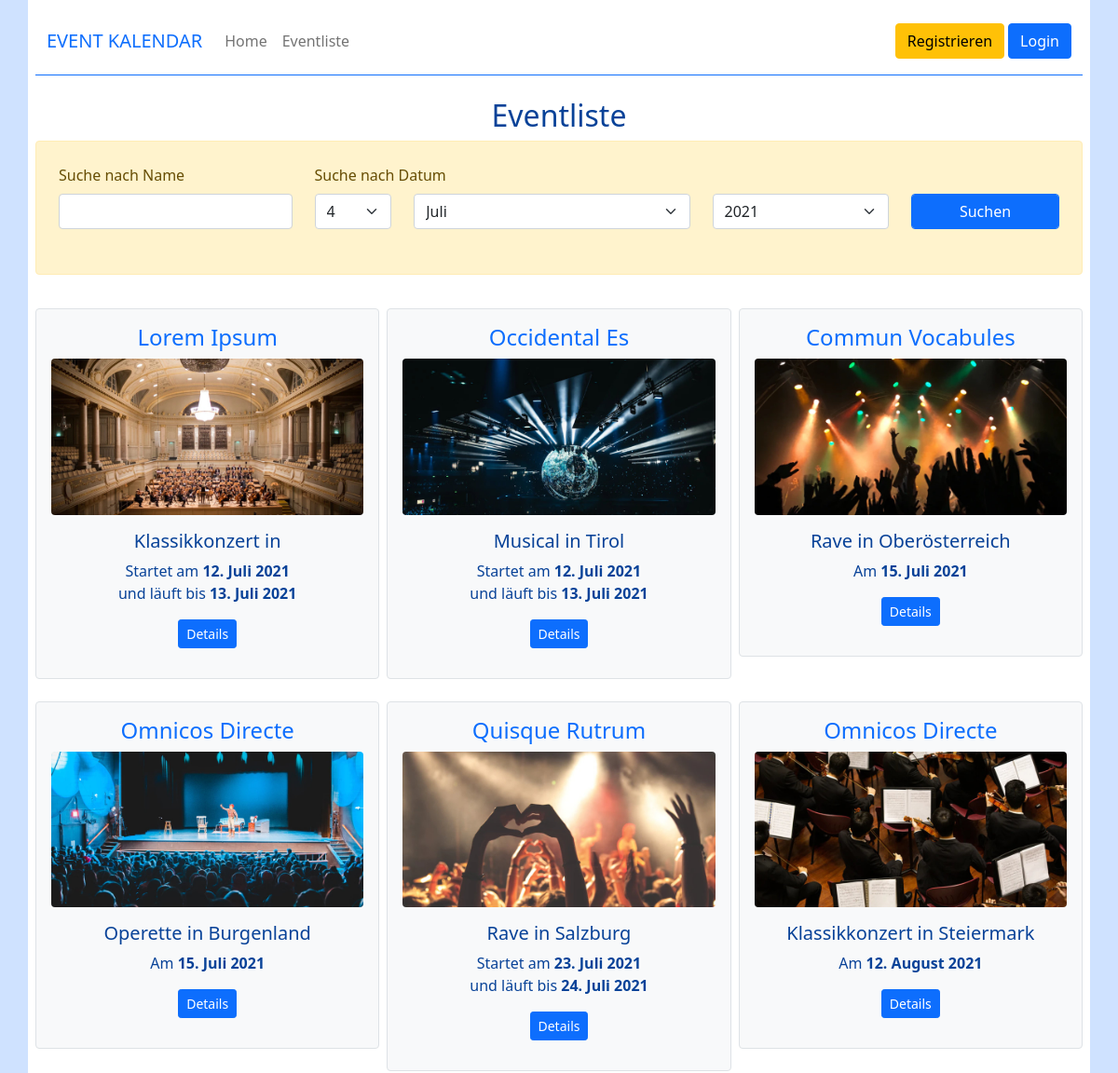
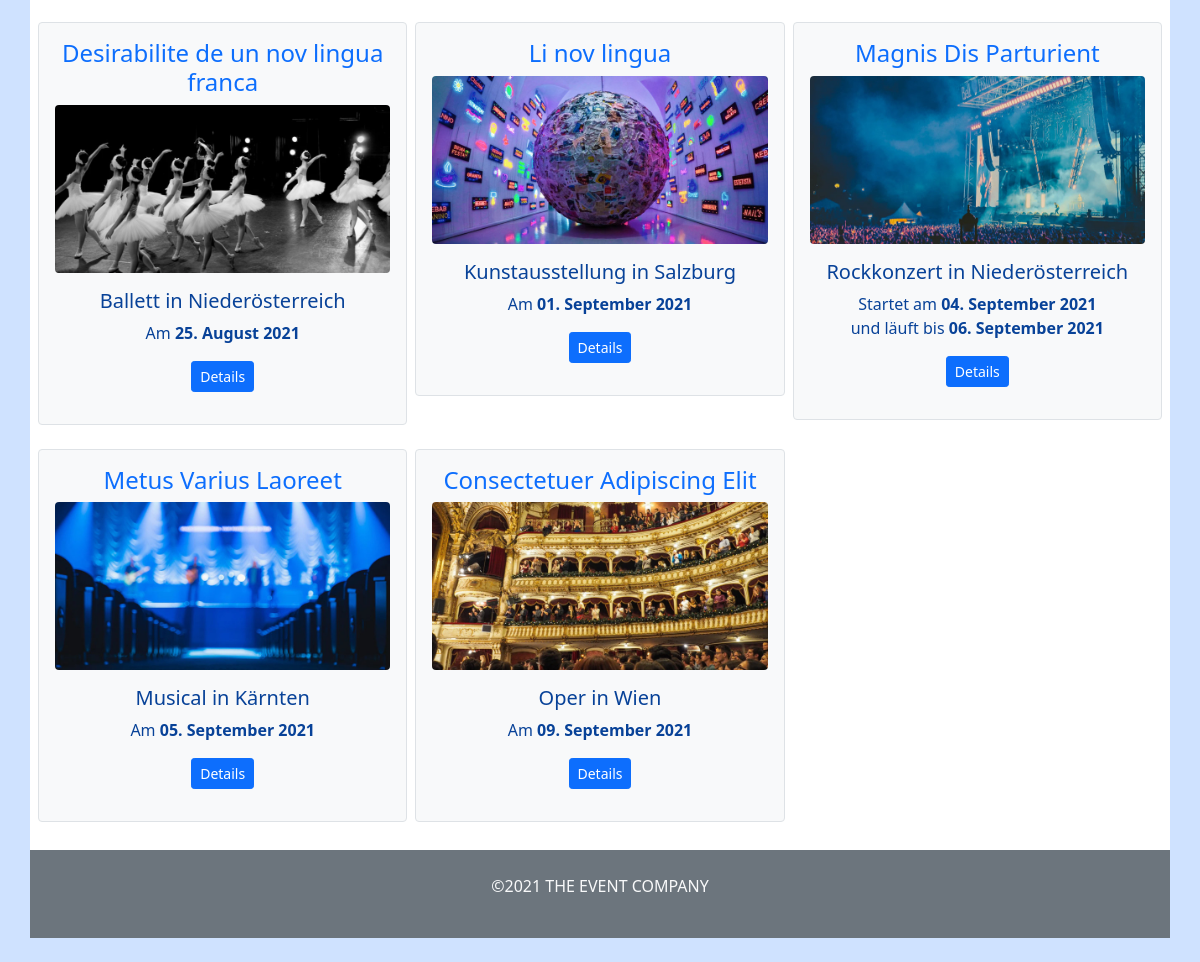
The app's page /event-list.php with its own data (2 pictures, top to bottom).
### tables this page shows
CREATE TABLE `event` (
  `eventID` int(11) NOT NULL,
  `eventName` varchar(255) NOT NULL,
  `eventStartDatum` date NOT NULL,
  `eventEndDatum` date NOT NULL,
  `eventKategorie` varchar(255) NOT NULL,
  `eventBundesland` varchar(255) NOT NULL,
  `eventBeschreibung` text NOT NULL,
  `eventBild` varchar(100) NOT NULL DEFAULT 'default.jpg'
);

### event-list.php (the view, shortened to what this page needs)
<?php
require_once "include/include_db.php";
$eventMonate = ["Jänner", "Februar", "März", "April", "Mai", "Juni", "Juli", "August", "September", "Oktober", "November", "Dezember"];
$dateToday = date("Y-m-d");
$dateTodayExploded = explode("-", $dateToday);
$eventDatumTag = $dateTodayExploded[2];
$eventDatumMonat = $dateTodayExploded[1];
$eventDatumJahr = $dateTodayExploded[0];
$eventName = "%";
$completeEventDatum = $eventDatumJahr . "-" . $eventDatumMonat . "-" . $eventDatumTag;
$eventDatumTag = (int)$eventDatumTag;
$eventDatumMonat = (int)$eventDatumMonat;
$eventDatumJahr = (int)$eventDatumJahr;
require_once "include/include_head.php";
?>
<body class="alert-primary">
    <main class="container bg-white p-2">
        <?php
        require_once "include/include_nav.php";
        ?>
        <div class='row'>
            <div class='col-12 text-center'>
                <h2 class='fw-light'>Eventliste</h2>
            </div>
        </div>
        <form method="post" class="p-4 alert alert-warning">
            <div class="row">
                <div class="col-md-3">
                    <label for="eventName" class="form-label">Suche nach Name</label>
                    <?php
                            echo "<input type='text' name='eventName' id='eventName' class='form-control' value='" . substr($eventName, 0, -1) . "'><br>";
                    ?>
                </div>
                <div class="col-md-7">
                    <div class="row">
                        <div class="col-md-12">
                            <label for="eventDatumSelect" class="form-label">Suche nach Datum</label>
                        </div>
                    </div>
                    <div class="row">
                        <div class="col-md-2">
                            <select name='eventDatumTag' id="eventDatumSelect" class='form-select'>
                                <?php
                                for ($nummerTag = 1; $nummerTag <= 31; $nummerTag++) {
                                    $selected = "";
                                    if ($eventDatumTag == $nummerTag) {
                                        $selected = "selected";
                                    }
                                    echo "<option value='$nummerTag' $selected>$nummerTag</option>";
                                }
                                ?>
                            </select>
                        </div>
                        <div class="col-md-6">
                            <select name='eventDatumMonat' class='form-select'>
                                <?php
                                foreach ($eventMonate as $monatsNummer => $monatsName) {
                                    $selected = "";
                                    $eigentlicheMonatsnummer = $monatsNummer + 1;
                                    if ($eventDatumMonat == $eigentlicheMonatsnummer) {
                                        $selected = "selected";
                                    }
                                    echo "<option value='$eigentlicheMonatsnummer' $selected>$monatsName</option>";
                                }
                                ?>
                            </select>
                        </div>
                        <div class="col-md-4">
                            <select name='eventDatumJahr' class='form-select'>
                                <?php
                                $currentYear = (int)date("Y");
                                $pastYear = $currentYear - 10;
                                $futureYear = (int)$currentYear + 10;
                                for ($yearIterator = $pastYear; $yearIterator <= $futureYear; $yearIterator++) {
                                    $selected = "";
                                    if ($eventDatumJahr == $yearIterator) {
                                        $selected = "selected";
                                    };
                                    echo "<option value='$yearIterator' $selected>$yearIterator</option>";
                                }
                                ?>
                            </select>
                        </div>
                    </div>
                </div>
                <div class="col-md-2 pt-4">
                    <input type="submit" name="suchen" class="btn btn-primary mt-2 form-control" value="Suchen">
                </div>
            </div>
        </form>
        <div class="row p-2 mt-2">
            <?php
            $sql = "SELECT *
                    FROM event
                    WHERE eventStartDatum >= :eventDatum
                    AND eventName LIKE :eventName
                    ORDER BY eventStartDatum ASC";
            $stmt = $db->prepare($sql);
            $correctEventDate = date("Y-m-d", strtotime($completeEventDatum));
            $stmt->bindParam(":eventDatum", $correctEventDate);
            $stmt->bindParam(":eventName", $eventName);
            $stmt->execute();
            while ($row =  $stmt->fetch()) {
                echo "<div class='col-md-4 my-2 p-1'>
                    <div class='border rounded bg-light p-3 text-center'>
                        <h4 class='fw-light'><a href='event-details.php?eventID=$row[eventID]' class='text-decoration-none'>$row[eventName]</a></h4>
                        <p><a href='event-details.php?eventID=$row[eventID]'><img src='img/$row[eventBild]' alt='$row[eventName]' class='img-fluid rounded'/></a></p>
                        <h5 class='fw-light'>$row[eventKategorie] in $row[eventBundesland]</h5>";
                $eventStartDatumExploded = explode("-", $row["eventStartDatum"]);
                $eventEndDatumExploded = explode("-", $row["eventEndDatum"]);
                $eventStartMonatNumerisch = (int)$eventStartDatumExploded[1];
                $eventEndMonatNumerisch = (int)$eventEndDatumExploded[1];
                if ( $eventStartMonatNumerisch - 1 >= 0) {
                    $eventStartMonatNumerisch = $eventStartMonatNumerisch - 1;
                } else {
                    $eventStartMonatNumerisch = 0;
                }
                if ( $eventEndMonatNumerisch - 1 >= 0) {
                    $eventEndMonatNumerisch = $eventEndMonatNumerisch - 1;
                } else {
                    $eventEndMonatNumerisch = 0;
                }
                if ( $eventStartDatumExploded != $eventEndDatumExploded && $eventEndDatumExploded[0] != "0000")
                {
                    echo "<p>Startet am <strong>$eventStartDatumExploded[2]. $eventMonate[$eventStartMonatNumerisch] $eventStartDatumExploded[0]</strong><br/>und läuft bis <strong>$eventEndDatumExploded[2]. $eventMonate[$eventEndMonatNumerisch] $eventEndDatumExploded[0]</strong></p>";
                } else {
                    echo "<p>Am <strong>$eventStartDatumExploded[2]. $eventMonate[$eventStartMonatNumerisch] $eventStartDatumExploded[0]</strong></p>";
                }
                echo "<p><a href='event-details.php?eventID=$row[eventID]' class='btn btn-primary btn-sm'>Details</a>";
                echo "</p>
                </div>
            </div>
            ";
            }
            ?>
        </div>
    </main>
    <?php
    require_once "include/include_footer.php";
    ?>

### records on screen
event: eventName "Lorem Ipsum", eventBild (picture), eventKategorie "Klassikkonzert", eventStartDatum "12", eventStartMonatNumerisch "Juli", eventStartDatum "2021", eventEndDatum "13", eventEndMonatNumerisch "Juli", eventEndDatum "2021"
event: eventName "Occidental Es", eventBild (picture), eventKategorie "Musical", eventBundesland "Tirol", eventStartDatum "12", eventStartMonatNumerisch "Juli", eventStartDatum "2021", eventEndDatum "13", eventEndMonatNumerisch "Juli", eventEndDatum "2021"
event: eventName "Commun Vocabules", eventBild (picture), eventKategorie "Rave", eventBundesland "Oberösterreich", eventStartDatum "15", eventStartMonatNumerisch "Juli", eventStartDatum "2021"
event: eventName "Omnicos Directe", eventBild (picture), eventKategorie "Operette", eventBundesland "Burgenland", eventStartDatum "15", eventStartMonatNumerisch "Juli", eventStartDatum "2021"
event: eventName "Quisque Rutrum", eventBild (picture), eventKategorie "Rave", eventBundesland "Salzburg", eventStartDatum "23", eventStartMonatNumerisch "Juli", eventStartDatum "2021", eventEndDatum "24", eventEndMonatNumerisch "Juli", eventEndDatum "2021"
event: eventName "Omnicos Directe", eventBild (picture), eventKategorie "Klassikkonzert", eventBundesland "Steiermark", eventStartDatum "12", eventStartMonatNumerisch "August", eventStartDatum "2021"
event: eventName "Desirabilite de un nov lingua franca", eventBild (picture), eventKategorie "Ballett", eventBundesland "Niederösterreich", eventStartDatum "25", eventStartMonatNumerisch "August", eventStartDatum "2021"
event: eventName "Li nov lingua", eventBild (picture), eventKategorie "Kunstausstellung", eventBundesland "Salzburg", eventStartDatum "01", eventStartMonatNumerisch "September", eventStartDatum "2021"
event: eventName "Magnis Dis Parturient", eventBild (picture), eventKategorie "Rockkonzert", eventBundesland "Niederösterreich", eventStartDatum "04", eventStartMonatNumerisch "September", eventStartDatum "2021", eventEndDatum "06", eventEndMonatNumerisch "September", eventEndDatum "2021"
event: eventName "Metus Varius Laoreet", eventBild (picture), eventKategorie "Musical", eventBundesland "Kärnten", eventStartDatum "05", eventStartMonatNumerisch "September", eventStartDatum "2021"
event: eventName "Consectetuer Adipiscing Elit", eventBild (picture), eventKategorie "Oper", eventBundesland "Wien", eventStartDatum "09", eventStartMonatNumerisch "September", eventStartDatum "2021"

### other values on screen
$currentDate = Date('Y') "2021"
form field eventDatumTag "4"
form field eventDatumMonat "Juli"
form field eventDatumJahr "2021"
